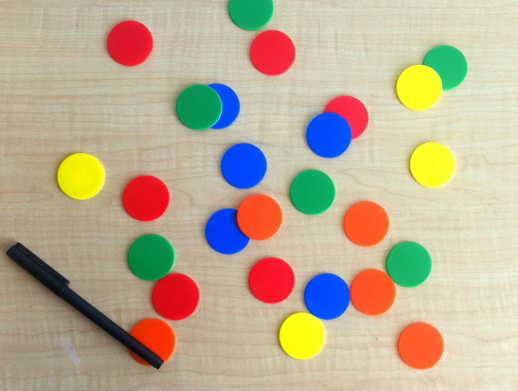
#> input picture img/chips.png, 518 x 391 px
$ python task_color_image_processing.py
#> lines starting #> are read from the running program, lines starting #| are printed output that depends on the picture
import cv2
import matplotlib.pyplot as plt
import numpy as np

def main():
    # Load the images
    chips = cv2.imread("../../img/chips.png")
#> chips is the input picture: shape (391, 518, 3); mean B, G, R 148.1, 173.3, 188.3
    flowers = cv2.imread("../../img/flowers.jpg")
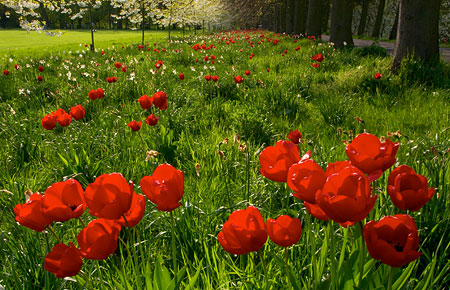
#> input picture img/flowers.jpg, 450 x 290 px
#> flowers is the input picture: shape (290, 450, 3); mean B, G, R 16.7, 79.6, 89.9
    hsv_disk = cv2.imread("../../img/hsv_disk.png")
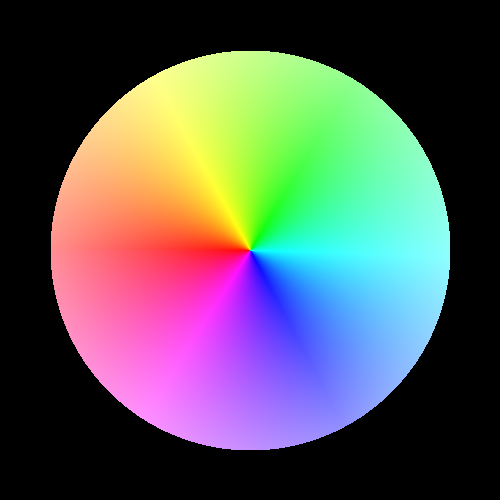
#> input picture img/hsv_disk.png, 500 x 500 px
#> hsv_disk is the input picture: shape (500, 500, 3); mean B, G, R 88.5, 88.5, 87.9
    lena = cv2.imread("../../img/lena.png")
    monkey = cv2.imread("../../img/monkey.jpeg")
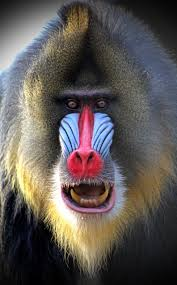
#> input picture img/monkey.jpeg, 177 x 285 px
#> monkey is the input picture: shape (285, 177, 3); mean B, G, R 84, 87.3, 93.7
    rgb = cv2.imread("../../img/rgb.png")
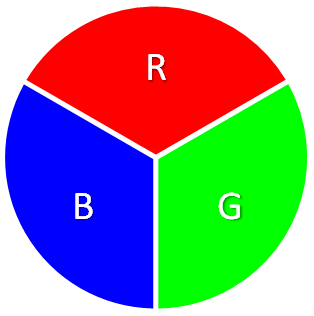
#> input picture img/rgb.png, 314 x 316 px
#> rgb is the input picture: shape (316, 314, 3); mean B, G, R 137.2, 137.5, 137.5
    rgbcube_kBKG = cv2.imread("../../img/rgbcube_kBKG.png")
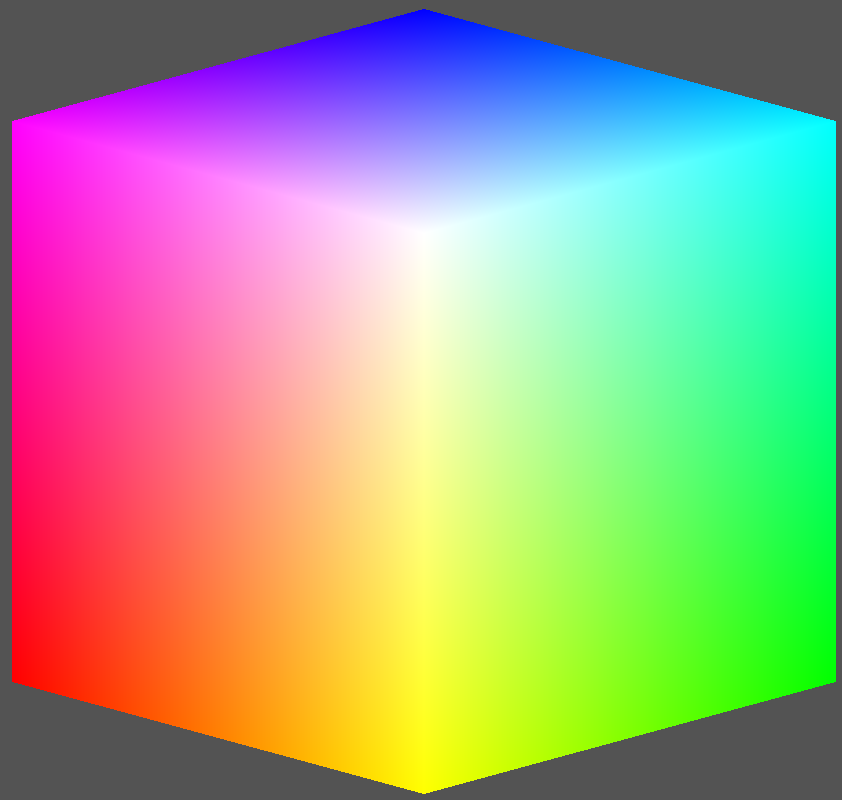
#> input picture img/rgbcube_kBKG.png, 842 x 800 px
#> rgbcube_kBKG is the input picture: shape (800, 842, 3); mean B, G, R 137.1, 163.4, 163.4
    strawberries = cv2.imread("../../img/strawberries.tif")

    # converte as imagens pra RGB
    chips = cv2.cvtColor(chips, cv2.COLOR_BGR2RGB)
    flowers = cv2.cvtColor(flowers, cv2.COLOR_BGR2RGB)
    hsv_disk = cv2.cvtColor(hsv_disk, cv2.COLOR_BGR2RGB)
#> (the run stopped early here; a loop or call above may not have finished)
